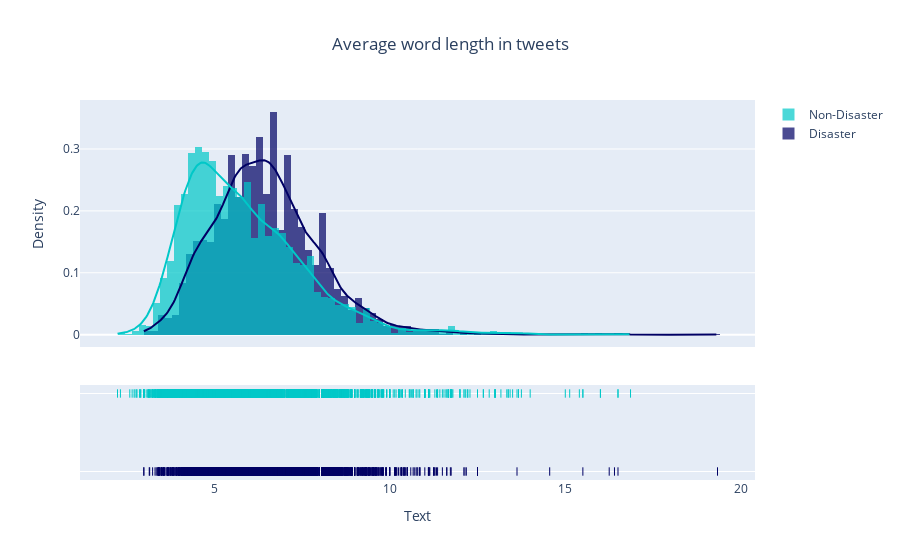

Here is the notebook cell this chart was saved with:
### Markdown cell above
<div>
    <a href="https://plotly.com/~raklugrin01/3/?share_key=c65IIAyuBQBfgU1Rfovdfb" target="_blank" title="Length of words in Tweets" style="display: block; text-align: center;"><img src="https://plotly.com/~raklugrin01/3.png?share_key=c65IIAyuBQBfgU1Rfovdfb" alt="Length of words in Tweets" style="max-width: 100%;width: 1400px;"  width="1400" onerror="this.onerror=null;this.src='https://plotly.com/404.png';" /></a>
    <script data-plotly="raklugrin01:3" sharekey-plotly="c65IIAyuBQBfgU1Rfovdfb" src="https://plotly.com/embed.js" async></script>
</div>

### Code cell
#from above we can see that number of words in the tweets ranges from 2 to 30
import plotly.figure_factory as ff
#now we will check average word length for both type of tweets
def avgwordlen(strlist):
    sum=[]
    for i in strlist:
        sum.append(len(i))
    return sum
avgword_len_dis = data[data['target']==1]['text'].str.split().apply(avgwordlen).map(lambda x: np.mean(x))
avgword_len_non_dis = data[data['target']==0]['text'].str.split().apply(avgwordlen).map(lambda x: np.mean(x))
group_labels = ['Disaster', 'Non-Disaster']
colors = ['rgb(0, 0, 100)', 'rgb(0, 200, 200)']
fig = ff.create_distplot([avgword_len_dis, avgword_len_non_dis], group_labels, bin_size=.2, colors=colors,)
fig.update_layout(title_text="Average word length in tweets",title_x=0.5,xaxis_title="Text",yaxis_title="Density").show()
# py.plot(fig,filename='Average word length in tweets',auto_open=False,show_link=False)

### Figure 1 — Plotly figure (JSON) as saved in the notebook; plotly's stock layout.template omitted (floating-point values rounded to 4 significant figures; data arrays with more than 128 entries replaced by an {"elided": "..."} marker saying what was removed)
{"data": [{"histnorm": "probability density", "legendgroup": "Disaster", "marker": {"color": "rgb(0, 0, 100)"}, "name": "Disaster", "opacity": 0.7, "type": "histogram", "x": {"elided": "3271 float values"}, "xaxis": "x", "xbins": {"start": 3, "end": 19.33, "size": 0.2}, "yaxis": "y"}, {"histnorm": "probability density", "legendgroup": "Non-Disaster", "marker": {"color": "rgb(0, 200, 200)"}, "name": "Non-Disaster", "opacity": 0.7, "type": "histogram", "x": {"elided": "4342 float values"}, "xaxis": "x", "xbins": {"start": 2.25, "end": 16.86, "size": 0.2}, "yaxis": "y"}, {"legendgroup": "Disaster", "marker": {"color": "rgb(0, 0, 100)"}, "mode": "lines", "name": "Disaster", "showlegend": false, "type": "scatter", "x": {"elided": "500 float values"}, "xaxis": "x", "y": {"elided": "500 float values"}, "yaxis": "y"}, {"legendgroup": "Non-Disaster", "marker": {"color": "rgb(0, 200, 200)"}, "mode": "lines", "name": "Non-Disaster", "showlegend": false, "type": "scatter", "x": {"elided": "500 float values"}, "xaxis": "x", "y": {"elided": "500 float values"}, "yaxis": "y"}, {"legendgroup": "Disaster", "marker": {"color": "rgb(0, 0, 100)", "symbol": "line-ns-open"}, "mode": "markers", "name": "Disaster", "showlegend": false, "type": "scatter", "x": {"elided": "3271 float values"}, "xaxis": "x", "y": {"elided": "3271 str values"}, "yaxis": "y2"}, {"legendgroup": "Non-Disaster", "marker": {"color": "rgb(0, 200, 200)", "symbol": "line-ns-open"}, "mode": "markers", "name": "Non-Disaster", "showlegend": false, "type": "scatter", "x": {"elided": "4342 float values"}, "xaxis": "x", "y": {"elided": "4342 str values"}, "yaxis": "y2"}], "layout": {"barmode": "overlay", "hovermode": "closest", "legend": {"traceorder": "reversed"}, "title": {"text": "Average word length in tweets", "x": 0.5}, "xaxis": {"anchor": "y2", "domain": [0, 1], "title": {"text": "Text"}, "zeroline": false, "type": "linear", "range": [1.205, 20.38], "autorange": true}, "yaxis": {"anchor": "free", "domain": [0.35, 1], "position": 0, "title": {"text": "Density"}, "type": "linear", "range": [-0.01996, 0.3792], "autorange": true}, "yaxis2": {"anchor": "x", "domain": [0, 0.25], "dtick": 1, "showticklabels": false, "type": "category", "range": [-0.1338, 1.134], "autorange": true}, "autosize": true}}
